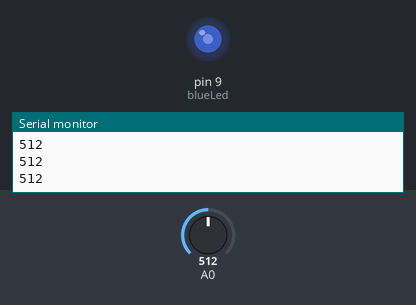
This sketch was run on a simulated Arduino Uno, built with avr-gcc and run on an emulated ATmega328P. Shown: output pins drawn as LEDs (lit = HIGH), the last lines printed to the serial monitor. The inputs (shaded band) are chosen by the test bench; at power-on: A0 = 512.

Above: at 1.2 s.
1.3 s: A0 set to 716
At 2.5 s:
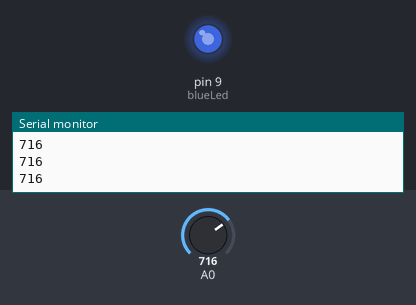
2.8 s: A0 set to 900
At 3.8 s:
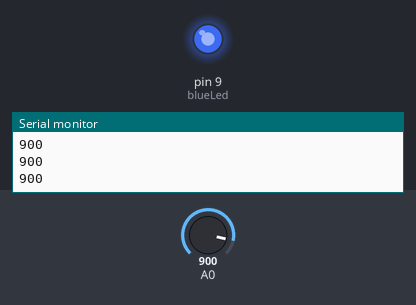
4.3 s: A0 set to 122
At 5.1 s:
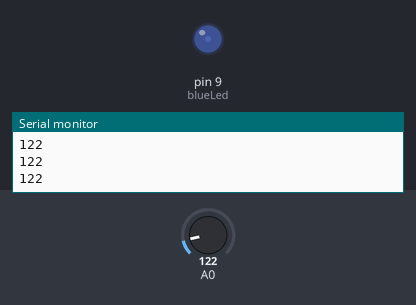
5.8 s: A0 set to 0
At 6.2 s:
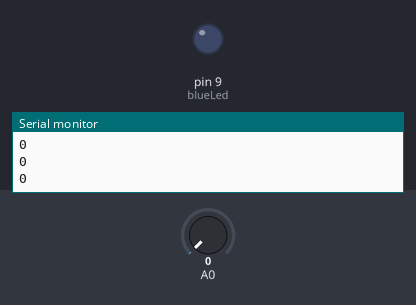
Timing chart, 0 to 8.3 s (numbered marks = the images above; inputs shaded):
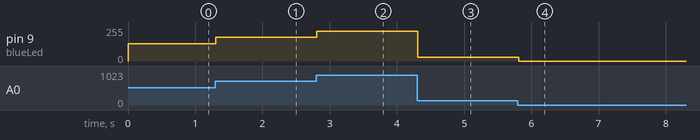

Measured:
- after the input at 1.3 s, pin 9 (blueLed): 128/255 → 179/255 at once
- after the input at 2.8 s, pin 9 (blueLed): 179/255 → 225/255 at once
- after the input at 4.3 s, pin 9 (blueLed): 225/255 → 30/255 at once
- after the input at 5.8 s, pin 9 (blueLed): 30/255 → 0/255 at once

The sketch:

potentiometer.ino
```cpp
int blueLed = 9;
int analogVal = 0;
int temp = 0;

void setup() {
  // put your setup code here, to run once:
  Serial.begin(9600);
  pinMode(blueLed, OUTPUT);
}

void loop() {
  // put your main code here, to run repeatedly:
  int sensorValue = analogRead(A0);
  analogVal = analogRead(A0);
  delay(5);

  Serial.println(sensorValue);
  delay(1);

  temp = analogVal / 4;

  analogWrite(blueLed, temp);
}
```
